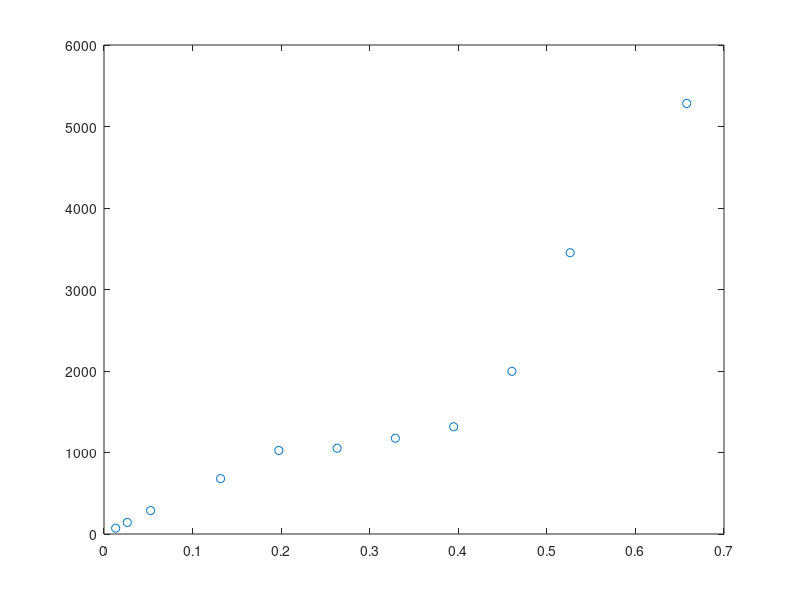

MATLAB code to generate this figure:
p=[10 20 40 100 150 200 250 300 350 400 500]
q=[71.3 142.2 287.7 679.4 1025 1053 1175 1316 1996 3451 5283]
pv=760
chi=p/pv;

for i=1:11
    kappa(i)= p(i)/(q(i)*(pv-p(i)));
end

p=polyfit(chi,kappa,1);
f1=polyval(p,chi);

%paramerer esstimation


c=1+(p(1)/p(2));
qm=1/(p(2)*c);

figure(3)
plot(chi,q,'o');
%hold on;
%plot(q,q,'r');
%xlabel("q experimental");
%ylabel("q theoretical");
%hold off;